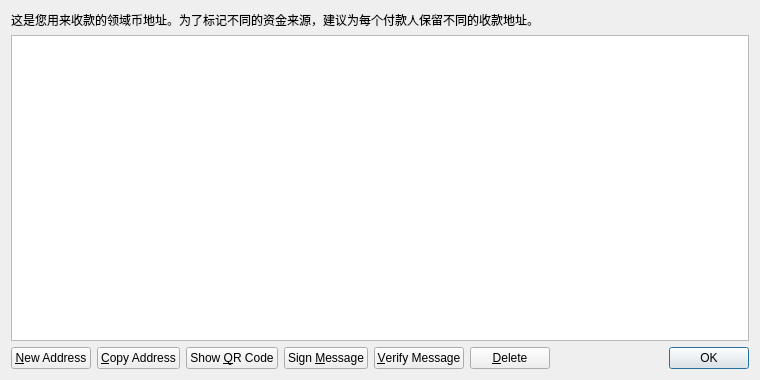
<?xml version="1.0" encoding="UTF-8"?>
<ui version="4.0">
 <class>AddressBookPage</class>
 <widget class="QWidget" name="AddressBookPage">
  <property name="geometry">
   <rect>
    <x>0</x>
    <y>0</y>
    <width>760</width>
    <height>380</height>
   </rect>
  </property>
  <property name="windowTitle">
   <string>Address Book</string>
  </property>
  <layout class="QVBoxLayout" name="verticalLayout">
   <item>
    <widget class="QLabel" name="labelExplanation">
     <property name="text">
      <string>这是您用来收款的领域币地址。为了标记不同的资金来源，建议为每个付款人保留不同的收款地址。</string>
     </property>
     <property name="textFormat">
      <enum>Qt::PlainText</enum>
     </property>
     <property name="wordWrap">
      <bool>true</bool>
     </property>
    </widget>
   </item>
   <item>
    <widget class="QTableView" name="tableView">
     <property name="contextMenuPolicy">
      <enum>Qt::CustomContextMenu</enum>
     </property>
     <property name="toolTip">
      <string>Double-click to edit address or label</string>
     </property>
     <property name="tabKeyNavigation">
      <bool>false</bool>
     </property>
     <property name="alternatingRowColors">
      <bool>true</bool>
     </property>
     <property name="selectionMode">
      <enum>QAbstractItemView::SingleSelection</enum>
     </property>
     <property name="selectionBehavior">
      <enum>QAbstractItemView::SelectRows</enum>
     </property>
     <property name="sortingEnabled">
      <bool>true</bool>
     </property>
     <attribute name="verticalHeaderVisible">
      <bool>false</bool>
     </attribute>
    </widget>
   </item>
   <item>
    <layout class="QHBoxLayout" name="horizontalLayout">
     <item>
      <widget class="QPushButton" name="newAddressButton">
       <property name="toolTip">
        <string>Create a new address</string>
       </property>
       <property name="text">
        <string>&amp;New Address</string>
       </property>
       <property name="icon">
        <iconset resource="../bitcoin.qrc">
         <normaloff>:/icons/add</normaloff>:/icons/add</iconset>
       </property>
      </widget>
     </item>
     <item>
      <widget class="QPushButton" name="copyToClipboard">
       <property name="toolTip">
        <string>Copy the currently selected address to the system clipboard</string>
       </property>
       <property name="text">
        <string>&amp;Copy Address</string>
       </property>
       <property name="icon">
        <iconset resource="../bitcoin.qrc">
         <normaloff>:/icons/editcopy</normaloff>:/icons/editcopy</iconset>
       </property>
      </widget>
     </item>
     <item>
      <widget class="QPushButton" name="showQRCode">
       <property name="text">
        <string>Show &amp;QR Code</string>
       </property>
       <property name="icon">
        <iconset resource="../bitcoin.qrc">
         <normaloff>:/icons/qrcode</normaloff>:/icons/qrcode</iconset>
       </property>
      </widget>
     </item>
     <item>
      <widget class="QPushButton" name="signMessage">
       <property name="toolTip">
        <string>Sign a message to prove you own a Oepcoin address</string>
       </property>
       <property name="text">
        <string>Sign &amp;Message</string>
       </property>
       <property name="icon">
        <iconset resource="../bitcoin.qrc">
         <normaloff>:/icons/edit</normaloff>:/icons/edit</iconset>
       </property>
      </widget>
     </item>
     <item>
      <widget class="QPushButton" name="verifyMessage">
       <property name="toolTip">
        <string>Verify a message to ensure it was signed with a specified Oepcoin address</string>
       </property>
       <property name="text">
        <string>&amp;Verify Message</string>
       </property>
       <property name="icon">
        <iconset resource="../bitcoin.qrc">
         <normaloff>:/icons/transaction_0</normaloff>:/icons/transaction_0</iconset>
       </property>
      </widget>
     </item>
     <item>
      <widget class="QPushButton" name="deleteButton">
       <property name="toolTip">
        <string>Delete the currently selected address from the list</string>
       </property>
       <property name="text">
        <string>&amp;Delete</string>
       </property>
       <property name="icon">
        <iconset resource="../bitcoin.qrc">
         <normaloff>:/icons/remove</normaloff>:/icons/remove</iconset>
       </property>
      </widget>
     </item>
     <item>
      <spacer name="horizontalSpacer">
       <property name="orientation">
        <enum>Qt::Horizontal</enum>
       </property>
       <property name="sizeHint" stdset="0">
        <size>
         <width>40</width>
         <height>20</height>
        </size>
       </property>
      </spacer>
     </item>
     <item>
      <widget class="QDialogButtonBox" name="buttonBox">
       <property name="sizePolicy">
        <sizepolicy hsizetype="Maximum" vsizetype="Fixed">
         <horstretch>0</horstretch>
         <verstretch>0</verstretch>
        </sizepolicy>
       </property>
       <property name="standardButtons">
        <set>QDialogButtonBox::Ok</set>
       </property>
      </widget>
     </item>
    </layout>
   </item>
  </layout>
 </widget>
 <resources>
  <include location="../bitcoin.qrc"/>
 </resources>
 <connections/>
</ui>
